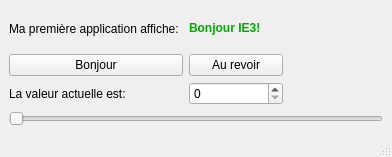
<?xml version="1.0" encoding="UTF-8"?>
<ui version="4.0">
 <class>MainWindow</class>
 <widget class="QMainWindow" name="MainWindow">
  <property name="geometry">
   <rect>
    <x>0</x>
    <y>0</y>
    <width>392</width>
    <height>157</height>
   </rect>
  </property>
  <property name="windowTitle">
   <string>My first app</string>
  </property>
  <widget class="QWidget" name="centralwidget">
   <layout class="QVBoxLayout" name="verticalLayout">
    <item>
     <layout class="QGridLayout" name="gridLayout">
      <item row="2" column="1">
       <widget class="QSpinBox" name="spb">
        <property name="maximum">
         <number>100</number>
        </property>
       </widget>
      </item>
      <item row="2" column="0">
       <widget class="QLabel" name="label3">
        <property name="text">
         <string>La valeur actuelle est: </string>
        </property>
       </widget>
      </item>
      <item row="1" column="0">
       <widget class="QPushButton" name="button1">
        <property name="toolTip">
         <string>C'est le bouton Bonjour</string>
        </property>
        <property name="text">
         <string>Bonjour</string>
        </property>
       </widget>
      </item>
      <item row="1" column="1">
       <widget class="QPushButton" name="button2">
        <property name="toolTip">
         <string>C'est le bouton Au revoir</string>
        </property>
        <property name="text">
         <string>Au revoir</string>
        </property>
       </widget>
      </item>
      <item row="0" column="0">
       <widget class="QLabel" name="label1">
        <property name="text">
         <string>Ma première application affiche: </string>
        </property>
       </widget>
      </item>
      <item row="0" column="1">
       <widget class="QLabel" name="label2">
        <property name="text">
         <string>&lt;html&gt;&lt;head/&gt;&lt;body&gt;&lt;p&gt;&lt;span style=&quot; font-weight:600; color:#00aa00;&quot;&gt;Bonjour IE3!&lt;/span&gt;&lt;/p&gt;&lt;/body&gt;&lt;/html&gt;</string>
        </property>
       </widget>
      </item>
      <item row="2" column="2">
       <widget class="QLabel" name="val">
        <property name="text">
         <string/>
        </property>
       </widget>
      </item>
     </layout>
    </item>
    <item>
     <widget class="QSlider" name="sldr">
      <property name="maximum">
       <number>100</number>
      </property>
      <property name="orientation">
       <enum>Qt::Horizontal</enum>
      </property>
     </widget>
    </item>
   </layout>
  </widget>
  <widget class="QMenuBar" name="menubar">
   <property name="geometry">
    <rect>
     <x>0</x>
     <y>0</y>
     <width>392</width>
     <height>20</height>
    </rect>
   </property>
  </widget>
  <widget class="QStatusBar" name="statusbar"/>
 </widget>
 <resources/>
 <connections/>
</ui>
